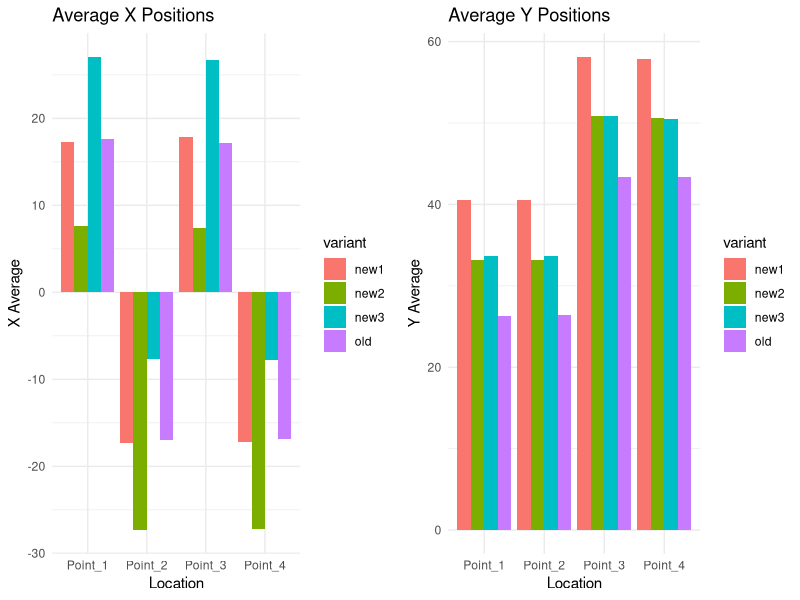

This chart was generated by the following R code:
# Load required libraries
library(ggplot2)
library(gridExtra)  # For side-by-side plots
# Parameters
numOfRepeats <- 4
noise_sd <- 1
old_ego_bias_strength <- 0.1
new_ego_bias_strength <- 0.2
allo_bias_strength <- 0.2
# Specified ego positions
ego_positions <- list(
  old = c(0, 0),
  new1 = c(0, 90),
  new2 = c(-60, 45),
  new3 = c(60, 45)
)
# Specified points
points <- data.frame(
  x = c(30, -30, 30, -30),
  y = c(30, 30, 60, 60)
)
# Compute average point for allocentric bias
avg_point <- colMeans(points)
# Function to generate biased data
generate_biased_data <- function(points, numOfRepeats, noise_sd, old_ego_bias, new_ego_bias, allo_bias, ego_position) {
  data <- data.frame()
  
  for (i in 1:nrow(points)) {
    x_noise <- rnorm(numOfRepeats, mean = points$x[i], sd = noise_sd)
    y_noise <- rnorm(numOfRepeats, mean = points$y[i], sd = noise_sd)
    
    # Apply old ego bias toward (0, 0)
    x_biased <- x_noise + old_ego_bias * (0 - x_noise)
    y_biased <- y_noise + old_ego_bias * (0 - y_noise)
    
    # Apply new ego bias toward specified position
    x_biased <- x_biased + new_ego_bias * (ego_position[1] - x_biased)
    y_biased <- y_biased + new_ego_bias * (ego_position[2] - y_biased)
    
    # Apply allocentric bias toward the average point
    x_biased <- x_biased + allo_bias * (avg_point["x"] - x_biased)
    y_biased <- y_biased + allo_bias * (avg_point["y"] - y_biased)
    
    temp_data <- data.frame(
      x = x_biased,
      y = y_biased,
      group = paste0("Point_", i)
    )
    data <- rbind(data, temp_data)
  }
  
  return(data)
}
# Generate data for all ego positions
data_list <- lapply(ego_positions, function(pos) {
  generate_biased_data(points, numOfRepeats, noise_sd, old_ego_bias_strength, new_ego_bias_strength, allo_bias_strength, pos)
})

# Compute meta points for all data sets
meta_points_list <- lapply(data_list, function(data) {
  aggregate(cbind(x, y) ~ group, data = data, FUN = mean)
})
# Combine meta points for bar plot
meta_points_combined <- do.call(rbind, lapply(seq_along(meta_points_list), function(i) {
  meta_points <- meta_points_list[[i]]
  meta_points$variant <- names(ego_positions)[i]
  return(meta_points)
}))
# Bar plot for X and Y averages
bar_plot_x <- ggplot(meta_points_combined, aes(x = group, y = x, fill = variant)) +
  geom_bar(stat = "identity", position = position_dodge()) +
  labs(title = "Average X Positions", x = "Location", y = "X Average") +
  theme_minimal()
bar_plot_y <- ggplot(meta_points_combined, aes(x = group, y = y, fill = variant)) +
  geom_bar(stat = "identity", position = position_dodge()) +
  labs(title = "Average Y Positions", x = "Location", y = "Y Average") +
  theme_minimal()
# Arrange bar plots side by side
grid.arrange(bar_plot_x, bar_plot_y, ncol = 2)

